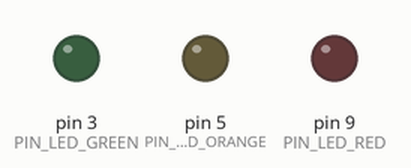
This sketch was run on a simulated Arduino Uno, built with avr-gcc and run on an emulated ATmega328P. Shown: output pins drawn as LEDs (lit = HIGH).

Above: at 0.05 s.
At 0.55 s:
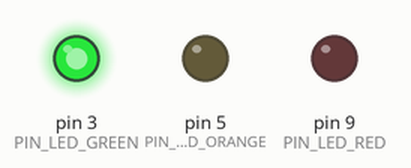
At 1.6 s:
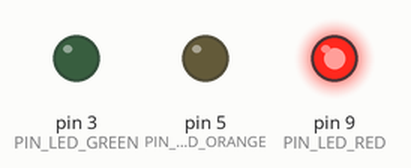
At 2.45 s:
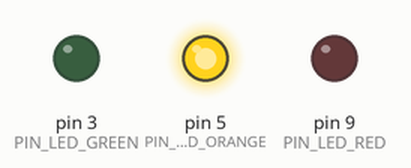
Timing chart, 0 to 5.8 s (numbered marks = the images above):
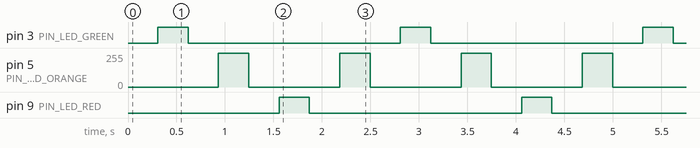

Measured:
- by itself, pin 3 (PIN_LED_GREEN), pin 9 (PIN_LED_RED): alternates HIGH for 0.31 s and LOW for 2.2 s
- by itself, pin 5 (PIN_LED_ORANGE): repeats every 1.3 s: 0/255 0.94 s, 255/255 0.31 s

The sketch:

MultipleLEDs.ino
```cpp
const int PIN_LED_GREEN  = 3;
const int PIN_LED_ORANGE = 5;
const int PIN_LED_RED    = 9;

const int LEDS[] = {
  PIN_LED_GREEN,
  PIN_LED_ORANGE,
  PIN_LED_RED
};

const int FADE_STEP  = 5;
const int DELAY_FADE = 6;
const int LEDS_SIZE = sizeof(LEDS) / sizeof(int);

int current_leds = 0;
int direction = 1;

void setup() {
  pinMode(PIN_LED_GREEN,  OUTPUT);
  pinMode(PIN_LED_ORANGE, OUTPUT);
  pinMode(PIN_LED_RED,    OUTPUT);
}

void loop() {
  for (int fadeValue = 0; fadeValue <= 255; fadeValue += FADE_STEP) {
    analogWrite(LEDS[current_leds], fadeValue);
    delay(DELAY_FADE);
  }

  for (int fadeValue = 255; fadeValue >= 0; fadeValue -= FADE_STEP) {
    analogWrite(LEDS[current_leds], fadeValue);
    delay(DELAY_FADE);
  }

  if (current_leds == LEDS_SIZE - 1) {
   direction = -1;
  } else if (current_leds == 0) {
    direction = 1;
  }

  current_leds = (current_leds + direction) % LEDS_SIZE;
}
```
